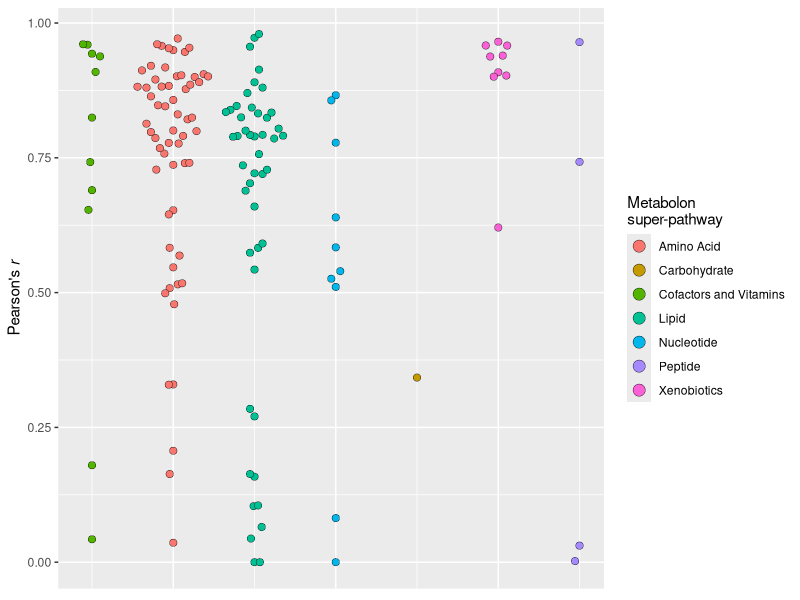

R code for this plot:
# Let's say I've got categories on the x-axis and a continuous variable for the y-axis. Sometimes, instead of a violin plot,
#   I want to see where all of the individual points are along the y-axis ). Plotting many points with the same x-coordinate
#   risks putting them on top of one another. Jittering the points randomly in the x-dimension reduces this problem, but it
#   doesn't guarantee that you won't get overlap, and it tends to make the plot look messy.
#
# The function place_points_no_overlap takes your data and the variable(s) you want to use to categorize them along the x-axis.
#   It enforces a minimum two-dimensional distance (d) between points, by moving each point outward in the x-dimension by a step
#   size e if they overlap another point, but it doesn't move points unless it's necessary. There's a time cutoff (t, in seconds)
#   so that the function doesn't grind away at this task forever.
#
# Full disclosure: the function was written almost entirely by ChatGPT.
#
# The code below the function creates a simplified version of a plot that I made to look at correlations between metabolomic data
#   sets, split up by metabolite super-pathway. If you're interested in using this function, I recommend running it on your data
#   and looking at the output table (here, it's called points_positions), to see how the output table is structured.



library(data.table)
library(ggplot2)

place_points_no_overlap <- function(
    dt,
    y_col = NULL,
    group_cols = NULL,
    d = 0.02,
    e = d / 5,
    t = 10 * 60,
    seed = 1
) {
  stopifnot(is.data.table(dt))
  stopifnot(y_col %in% names(dt))
  stopifnot(all(group_cols %in% names(dt)))

  dt2 <- copy(dt)
  dt2 <- dt2[!is.na(get(y_col))]
  dt2[, y_val := pmax(get(y_col), 0)]

  set.seed(seed)
  start_time <- Sys.time()

  group_index_dt <- unique(dt2[, ..group_cols])
  group_index_dt[, group_id___ := .I]

  dt2 <- merge(dt2, group_index_dt, by = group_cols, all.x = TRUE, sort = FALSE)

  out_list <- vector("list", nrow(group_index_dt))

  for (gid in group_index_dt$group_id___) {
    g <- dt2[group_id___ == gid]
    g <- g[sample(.N)]

    placed_x <- numeric(0)
    placed_y <- numeric(0)
    x_out <- rep(NA_real_, g[, .N])

    for (i in seq_len(g[, .N])) {
      elapsed <- as.numeric(difftime(Sys.time(), start_time, units = "secs"))
      if (elapsed > t) {
        warning("Time limit exceeded before all points were placed.")
        g[, x_offset := x_out]
        out_list[[gid]] <- g
        out_list <- out_list[seq_len(gid)]
        return(rbindlist(out_list, use.names = TRUE, fill = TRUE))
      }

      y_new <- g$y_val[i]

      if (length(placed_x) == 0L) {
        x_new <- 0
      } else {
        k <- 0L
        placed <- FALSE

        repeat {
          candidates <- if (k == 0L) 0 else c(-k * e, k * e)

          for (x_try in candidates) {
            dist2 <- (x_try - placed_x)^2 + (y_new - placed_y)^2
            if (all(sqrt(dist2) >= d)) {
              x_new <- x_try
              placed <- TRUE
              break
            }
          }

          if (placed) break
          k <- k + 1L

          elapsed <- as.numeric(difftime(Sys.time(), start_time, units = "secs"))
          if (elapsed > t) {
            warning("Time limit exceeded before all points were placed.")
            g[, x_offset := x_out]
            out_list[[gid]] <- g
            out_list <- out_list[seq_len(gid)]
            return(rbindlist(out_list, use.names = TRUE, fill = TRUE))
          }
        }
      }

      x_out[i] <- x_new
      placed_x <- c(placed_x, x_new)
      placed_y <- c(placed_y, y_new)
    }

    g[, x_offset := x_out]
    out_list[[gid]] <- g
  }

  rbindlist(out_list, use.names = TRUE, fill = TRUE)
}

pdt <- fread("20260407_data_for_alternative_to_violin_plot.txt")
points_positions <- place_points_no_overlap(pdt, y_col = "pearson_r", group_cols = "B3_SUPER_PATHWAY", d = 0.055)

ggplot(data = points_positions) +
  geom_point(aes(x = group_id___+x_offset, y = y_val, fill = B3_SUPER_PATHWAY),
             shape = 21,
             size = 2.4,
             stroke = 0.2) +
  labs(
    x = NULL,
    y = expression("Pearson's " * italic(r)),
    fill = "Metabolon\nsuper-pathway"
  ) +
  theme(
    axis.text.x = element_blank(),
    axis.ticks.x = element_blank()
  ) + guides(
    fill = guide_legend(
      override.aes = list(size = 4)   # increase legend point size
    ))
